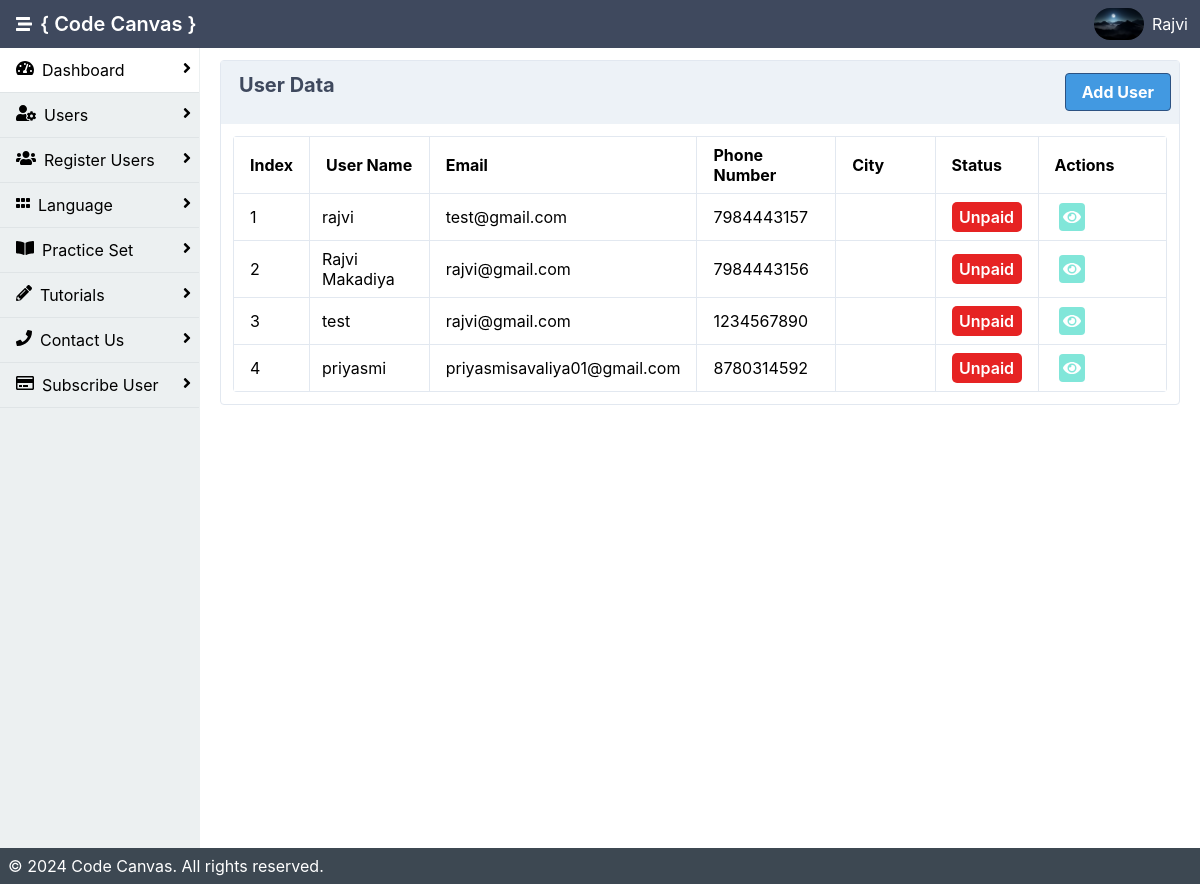
Before: /admin/reg_user.php (signed in) with the older database file.
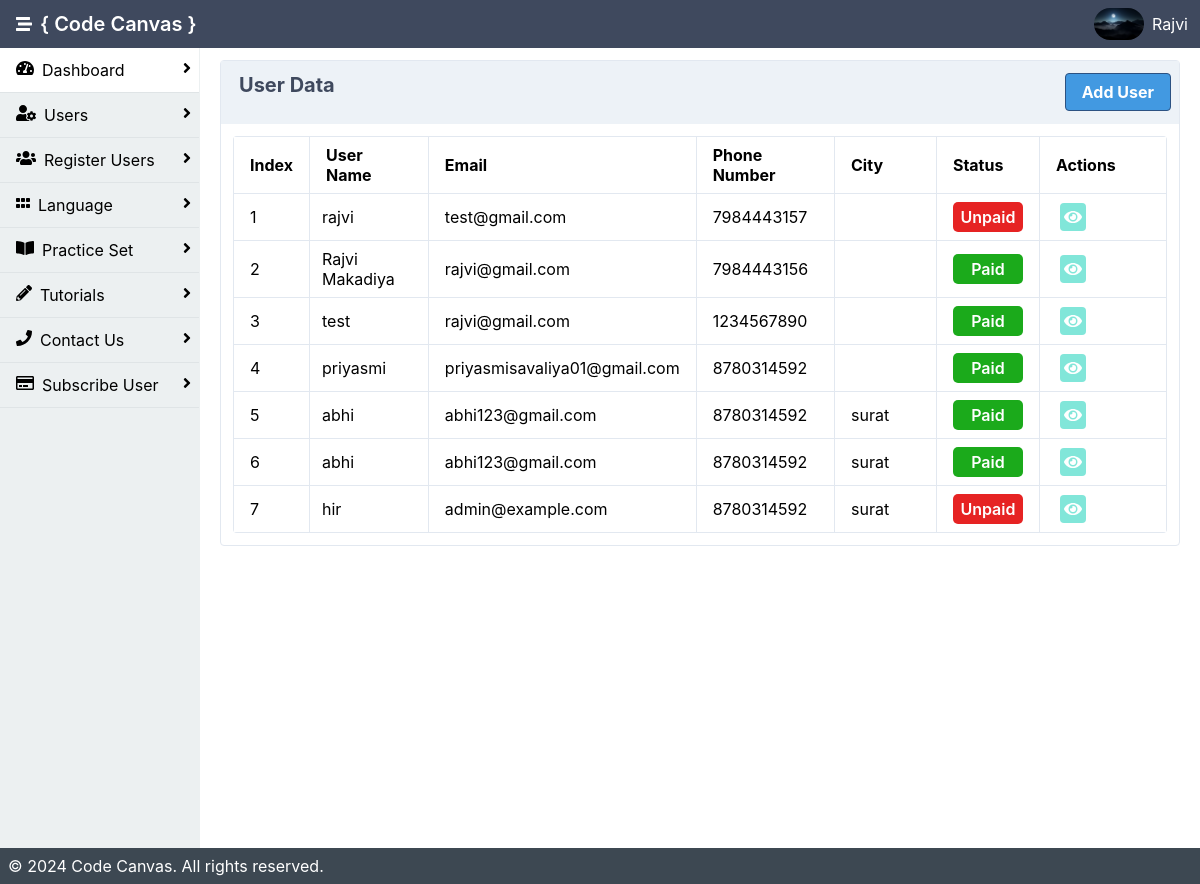
After: the same page with the newer database file.
### tables this page shows
CREATE TABLE `user` (
  `user_id` int(11) NOT NULL,
  `u_image` varchar(200) DEFAULT NULL,
  `name` varchar(200) NOT NULL,
  `email` varchar(200) NOT NULL,
  `passwd` varchar(50) NOT NULL,
  `is_active` int(11) NOT NULL DEFAULT 0,
  `created_date` date NOT NULL DEFAULT current_timestamp(),
  `number` varchar(10) NOT NULL,
  `city` varchar(400) NOT NULL
);

CREATE TABLE `register` (
  `reg_id` int(11) NOT NULL,
  `fullname` varchar(200) DEFAULT NULL,
  `mobile` varchar(10) NOT NULL,
  `email` varchar(200) NOT NULL,
  `pwd` varchar(50) NOT NULL,
  `created_date` date NOT NULL DEFAULT current_timestamp(),
  `city` varchar(100) NOT NULL
);

### admin/reg_user.php (the view, shortened to what this page needs)
<?php
include 'inc/header.php';
$records_per_page = 8;
$current_page = isset($_GET['page']) ? $_GET['page'] : 1;
$start_from = ($current_page - 1) * $records_per_page;
$qry = "SELECT * FROM register LIMIT $start_from, $records_per_page";
$data = mysqli_query($con, $qry);
$index_start = ($current_page - 1) * $records_per_page + 0;
?>
<!DOCTYPE html>
<html lang="en">
<div class="mx-auto bg-grey-400">
    <div class="min-h-screen flex flex-col">
        <div class="flex flex-1">
            <?php include 'inc/sidebar.php'; ?>
            <main class="bg-white-500 flex-1 p-3 overflow-hidden">
            <div class="flex flex-1  flex-col md:flex-row lg:flex-row mx-2">
                        <div class="mb-2 border-solid border-gray-300 rounded border shadow-sm w-full">
                        <div class="bg-gray-200 px-2 py-3 border-solid border-gray-200 border-b flex justify-between">
                        <span class="heder">User Data</span>
                        <a class="bg-blue-500 hover:bg-blue-800 text-white font-bold py-2 px-4 border border-blue-800 rounded" href="add_user.php">Add User</a>
                    </div>
                            <div class="p-3">
                                <table class="table-responsive w-full rounded">
                                    <thead>
                                      <tr>
                                          <th class="border px-4 py-2">Index</th>
                                          <th class="border w-1/6 px-4 py-2">User Name</th>
                                          <th class="border w-1/6 px-4 py-2">Email</th>
                                          <th class="border w-1/6 px-4 py-2">Phone Number</th>
                                          <th class="border w-1/6 px-4 py-2">City</th>
                                        <th class="border w-1/7 px-4 py-2">Status</th>
                                        <th class="border w-1/5 px-4 py-2">Actions</th>
                                      </tr>
                                    </thead>
                                    <tbody>
                                    <?php
                                    $i = $index_start;
                                    $co=0;
                                    if(mysqli_num_rows($data) > 0 ){
                                        while($result= mysqli_fetch_assoc($data)){
                                        $pay = "SELECT * FROM `payment` WHERE email='".$result['email']."'";
                                        $res = mysqli_query($con, $pay);
                                        $data2 = mysqli_fetch_assoc($res);
                                        $i++;
                                        $popup_container = "popup-container".$co;
                                    ?>
                                        <tr>
                                            <td class="border px-4 py-2"><?php echo $i;?></td>
                                            <td class="border px-3 py-2"><?php echo $result['fullname'];?></td>
                                            <td class="border px-4 py-2"><?php echo $result['email'];?></td>
                                            <td class="border px-4 py-2"><?php echo $result['mobile'];?></td>
                                            <td class="border px-4 py-2"><?php echo $result['city'];?></td>
                                            <td class="border px-4 py-2"><?php
                                            if($result['email'] == isset($data2['email'])){?>
                                                <p class="paid">Paid</p>
                                                <?php }else{ ?>
                                                <p class="unpaid">Unpaid</p>
                                                <?php }?></td>
                                            <td class="border px-4 py-2">
                                            <a class="bg-teal-300 cursor-pointer rounded p-1 mx-1 text-white">
                                                        <i class="fas fa-eye" onclick="openPopup('<?php echo $popup_container; ?>')"></i></a>
                                            </td>
                                        </tr>
                                        <?php
                                        $co++;
                                        } }else{
                                            ?>
                        <tr><td class="border px-4 py-2">No Data Found!!</td></tr>
                                            <?php
                    }?>
                                    </tbody>
                                </table>
                            </div>
                        </div>
                    </div>
                    <div class="p-3">
                        </div>
                </div>
        </div>
        <?php include 'inc/footer.php'; ?>
    </div>
</body>
</html>

### admin/inc/header.php (shortened to what this page needs)
<?php
include 'db.php';
$userid = $_SESSION["userid"];
$name = $_SESSION["name"];
$qry = "SELECT * FROM user WHERE user_id= '".$userid."'";
$res = mysqli_query($con , $qry);
$data = mysqli_fetch_assoc($res);
$image = "uploads/".$data['u_image'];
?>
<html lang="en">
<head>
    <link rel="stylesheet" href="./dist/styles.css">
    <link rel="stylesheet" href="https://cdnjs.cloudflare.com/ajax/libs/font-awesome/4.7.0/css/font-awesome.min.css">
</head>
<body>
<header class="bg-nav">
            <div class="flex justify-between">
                <div class="p-1 mx-3 inline-flex items-center">
                    <i class="fas fa-stream text-white" onclick="sidebarToggle()"></i>
                    <h1 class="text-white p-2">{ Code Canvas }</h1>
                </div>
                <div class="p-1 flex flex-row items-center">
                    <?php if(isset($data['u_image']) && file_exists($image)){
                                                    ?>
                    <img onmouseover="profileToggle()" class="inline-block h-8 rounded-full" src="<?php echo 'uploads/'.$data['u_image'];?>" alt="">
                    <?php }else{ ?>
                                                    <img src="uploads/images.png" onmouseover="profileToggle()" class="inline-block h-8 rounded-full"></img>
                                                    <?php } ?>
                    <a href="#" onmouseover="profileToggle()" onmouseout="profileToggle()" class="text-white p-2 no-underline hidden md:block lg:block"><?php echo $name; ?></a>
                </div>
            </div>
        </header>

### admin/inc/sidebar.php (shortened to what this page needs)
<aside id="sidebar" class="bg-side-nav w-1/2 md:w-1/6 lg:w-1/6 border-r border-side-nav hidden md:block lg:block">
    <ul class="list-reset flex flex-col">
        <a href="index.php"
                       class="font-sans no-underline">
        <li class=" w-full h-full py-3 px-2 border-b border-light-border bg-white">
                            <i class="fas fa-tachometer-alt float-left mx-2"></i>
                            Dashboard
                            <span><i class="fa fa-angle-right float-right"></i></span>
                        </li>
                    </a>
                    <a href="users.php"
                       class="font-sans no-underline">
                    <li class="w-full h-full py-3 px-2 border-b border-light-border">
                            <i class="fas fa-user-cog float-left mx-2"></i>
                            Users
                            <span><i class="fa fa-angle-right float-right"></i></span>
                        </li>
                    </a>
                    <a href="reg_user.php"
                       class="font-sans no-underline">
                    <li class="w-full h-full py-3 px-2 border-b border-light-border">
                            <i class="fa fa-users float-left mx-2"></i>
                            Register Users
                            <span><i class="fa fa-angle-right float-right"></i></span>
                        </li>
                    </a>
                    <a href="lang.php"
                       class="font-sans no-underline">
                    <li class="w-full h-full py-3 px-2 border-b border-light-border">
                            <i class="fas fa-grip-horizontal float-left mx-2"></i>
                            Language
                            <span><i class="fa fa-angle-right float-right"></i></span>
                        </li>
                    </a>
                    <a href="Practice.php"
                       class="font-sans no-underline">
                    <li class="w-full h-full py-3 px-2 border-b border-light-border">
                            <i class="fas fa-book-open float-left mx-2"></i>
                            Practice Set
                            <span><i class="fa fa-angle-right float-right"></i></span>
                        </li>
                    </a>
                    <a href="tutorials.php"
                    class="font-sans no-underline">
                    <li class="w-full h-full py-3 px-2 border-b border-light-border">
                        <i class="fas fa-pencil-alt float-left mx-2"></i>
                        Tutorials
                        <span><i class="fa fa-angle-right float-right"></i></span>
                    </li>
                </a>
                <a href="contact.php"
                class="font-sans no-underline">
                <li class="w-full h-full py-3 px-2 border-b border-light-border">
                    <i class="fas fa-phone float-left mx-2"></i>
                    Contact Us
                    <span><i class="fa fa-angle-right float-right"></i></span>
                </li>
            </a>
            <a href="pay.php"
            class="font-sans no-underline">
            <li class="w-full h-full py-3 px-2 border-b border-light-border">
                <i class="far fa-credit-card float-left mx-2"></i>
                Subscribe User
                <span><i class="fa fa-angle-right float-right"></i></span>
            </li>
        </a>
                </ul>
            </aside>

### admin/inc/footer.php
<footer class="bg-grey-darkest text-white p-2">
            <div class="flex flex-1 mx-auto">&copy; 2024 Code Canvas. All rights reserved.</div>
        </footer>

### admin/reg_user.php (style rules this page uses)
.paid { background-color: #1baa1b; color: white; border-radius: 5px; padding: 5px; font-weight: 600; text-align:center; width: 70px; }
.unpaid { background-color: #e62323; color: white; border-radius: 5px; padding: 5px; font-weight: 600; text-align:center; width: 70px; }

Changed rows visible on the page:
changed register "Rajvi Makadiya": text "Unpaid" → "Paid"
changed register "test": text "Unpaid" → "Paid"
changed register "priyasmi": text "Unpaid" → "Paid"
added register: fullname "abhi", email "abhi123@gmail.com", mobile "8780314592", city "surat", shows "Paid"
added register: fullname "abhi", email "abhi123@gmail.com", mobile "8780314592", city "surat", shows "Paid"
added register: fullname "hir", email "admin@example.com", mobile "8780314592", city "surat", shows "Unpaid"
